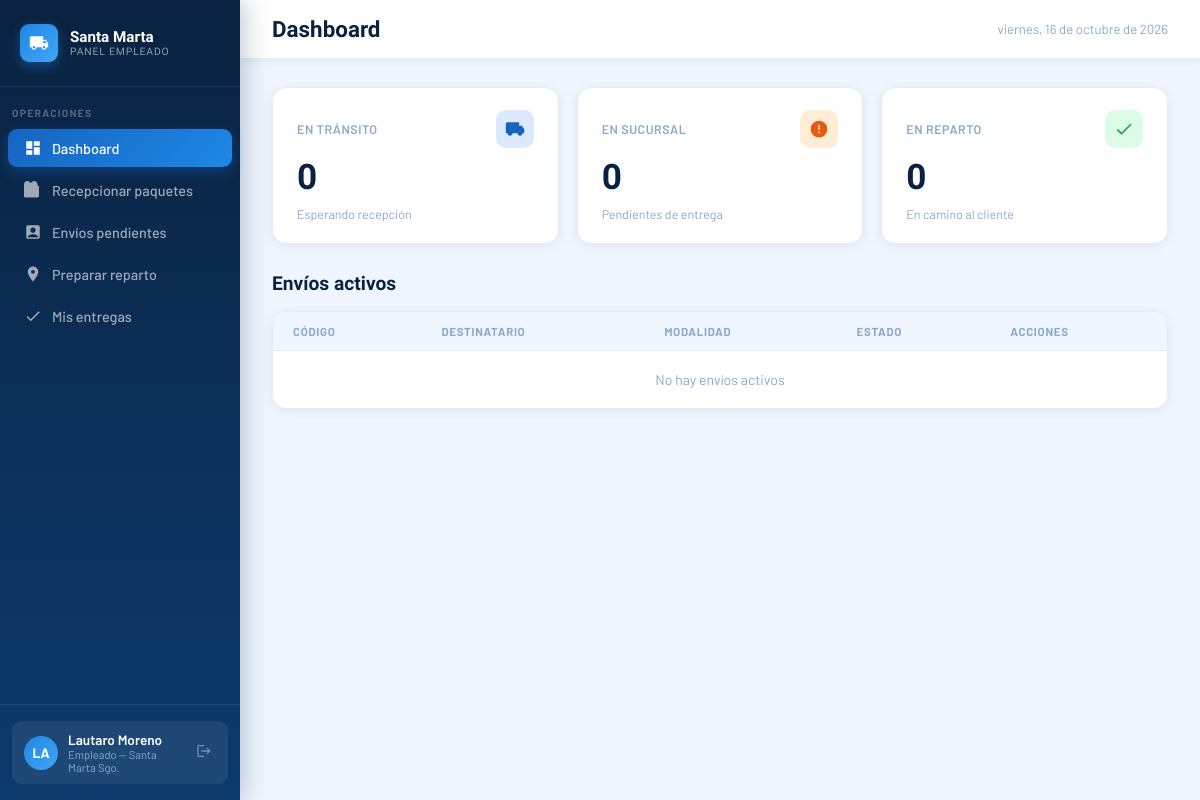
Page /empleado/dashboard/ (signed in) on the earlier database version.
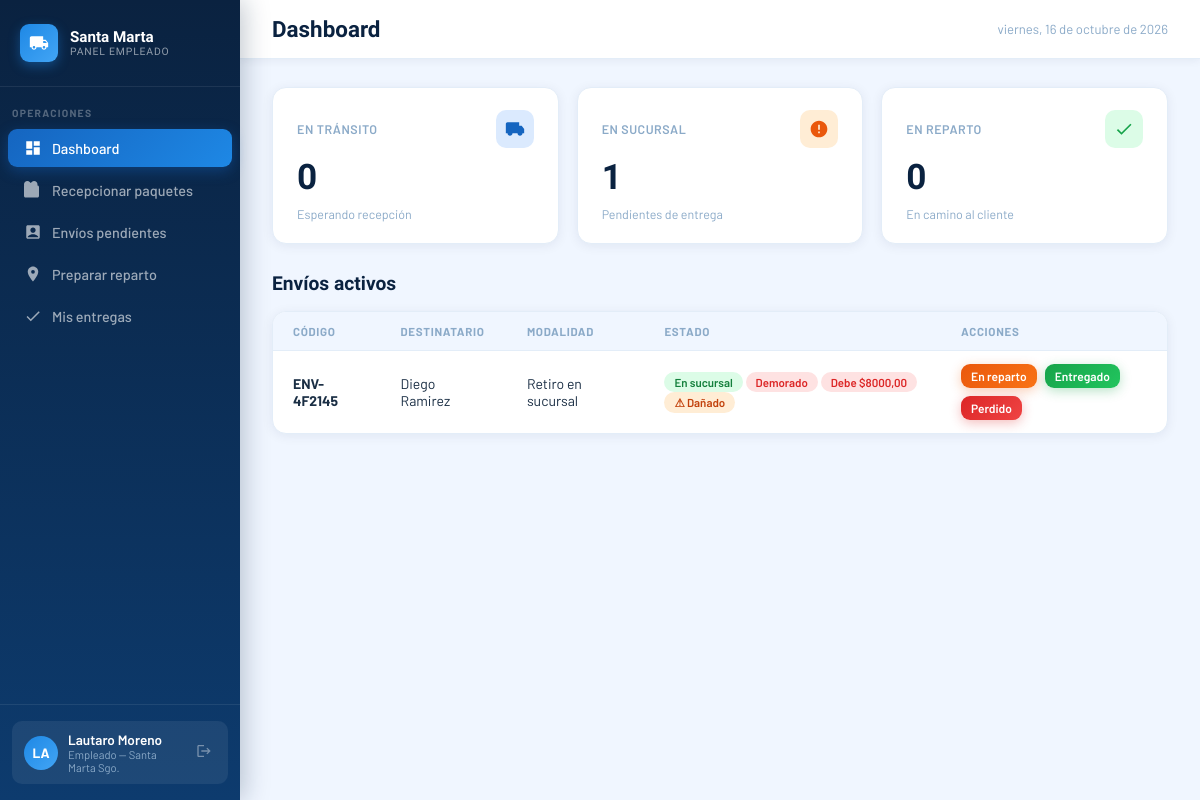
Same page on the later database version.
### core/models.py (models this page shows, shortened)
class Envio(models.Model):
    ESTADO_CHOICES = [
        ('pendiente', 'Pendiente'),
        ('en_transito', 'En tránsito'),
        ('en_sucursal', 'En sucursal'),
        ('en_reparto', 'En reparto'),
        ('entregado', 'Entregado'),
        ('cancelado', 'Cancelado'),
        ('devuelto', 'Devuelto'),
        ('retenido', 'Retenido'),
        ('extraviado', 'Extraviado'),
    ]
    MODALIDAD_CHOICES = [
        ('domicilio', 'Entrega a domicilio'),
        ('sucursal', 'Retiro en sucursal'),
    ]
    ZONA_CHOICES = [
        ('norte', 'Norte'),
        ('sur', 'Sur'),
        ('este', 'Este'),
        ('oeste', 'Oeste'),
    ]
    codigo = models.CharField(max_length=20, unique=True, editable=False)
    destinatario = models.ForeignKey(Usuario, on_delete=models.PROTECT, related_name='envios')
    despacho = models.ForeignKey(Despacho, on_delete=models.SET_NULL, null=True, blank=True, related_name='envios')
    contenido = models.CharField(max_length=200)
    peso = models.DecimalField(max_digits=6, decimal_places=2, default=1, help_text='Peso en kilogramos')
    precio = models.DecimalField(max_digits=10, decimal_places=2)
    estado = models.CharField(max_length=20, choices=ESTADO_CHOICES, default='pendiente')
    modalidad = models.CharField(max_length=20, choices=MODALIDAD_CHOICES)
    direccion_entrega = models.CharField(max_length=200, blank=True)
    zona = models.CharField(max_length=10, choices=ZONA_CHOICES, blank=True)
    fecha_registro = models.DateTimeField(auto_now_add=True)
    fecha_actualizacion = models.DateTimeField(auto_now=True)
    fecha_recepcion = models.DateTimeField(null=True, blank=True)
    fecha_entrega = models.DateTimeField(null=True, blank=True)
    entregado_por = models.ForeignKey(
        Usuario, on_delete=models.SET_NULL, null=True, blank=True, related_name='entregas_realizadas'
    )
    lat = models.FloatField(null=True, blank=True)
    lon = models.FloatField(null=True, blank=True)
    notificado_demora = models.BooleanField(default=False)
    intentos_entrega = models.PositiveSmallIntegerField(default=0)
    ESTADOS_ACTIVOS = ['pendiente', 'en_transito', 'en_sucursal', 'en_reparto']
    UMBRAL_DEMORA_DIAS = 2
    MAX_INTENTOS_ENTREGA = 2
    UMBRAL_RETENCION_DIAS = 20
    @property
    def dias_sin_actualizar(self):
        return (timezone.now() - self.fecha_actualizacion).days
    @property
    def esta_demorado(self):
        return self.estado in self.ESTADOS_ACTIVOS and self.dias_sin_actualizar > self.UMBRAL_DEMORA_DIAS
    @property
    def tiene_danio_reportado(self):
        return self.incidencias.filter(tipo='danado').exists()
    @property
    def tiene_perdida_reportada(self):
        return self.incidencias.filter(tipo='perdido').exists()
    @property
    def monto_pagado(self):
        return self.pagos.filter(anulado=False, verificado=True).aggregate(total=models.Sum('monto'))['total'] or 0
    @property
    def esta_pagado(self):
        return self.monto_pagado >= self.precio
    @property
    def saldo_pendiente(self):
        return max(self.precio - self.monto_pagado, 0)
    @property
    def tiene_pago_pendiente_verificacion(self):
        return self.pagos.filter(anulado=False, verificado=False).exists()

class Usuario(AbstractUser):
    ROL_CHOICES = [
        ('admin', 'Administrador'),
        ('empleado', 'Empleado'),
        ('cliente', 'Cliente'),
    ]
    rol = models.CharField(max_length=20, choices=ROL_CHOICES)
    dni = models.CharField(max_length=20, unique=True)
    telefono = models.CharField(max_length=20, blank=True)

### empleado/views.py (the view)
# urls.py: path('dashboard/', views.dashboard_view, name='admin_dashboard'),
@login_required
def dashboard_view(request):
    if request.user.rol != 'empleado':
        return redirect('inicio')
    return render(request, 'empleado/dashboard.html', _contexto_dashboard(request))

### core/models.py (called while the page is built)
    @property
    def total_envios(self):
        return self.envios.exclude(estado='cancelado').count()

    @property
    def envios_recibidos(self):
        return self.envios.exclude(estado__in=['pendiente', 'en_transito', 'extraviado']).count()

### empleado/views.py (called while the page is built)
def _contexto_dashboard(request):
    return {
        'envios_transito': Envio.objects.filter(estado='en_transito'),
        'envios_sucursal': Envio.objects.filter(estado='en_sucursal'),
        'envios_reparto': Envio.objects.filter(estado='en_reparto'),
        'envios_retenidos': Envio.objects.filter(estado='retenido'),
        'despachos_pendientes': Despacho.objects.filter(
            fecha_salida__isnull=False, recepcion_finalizada=False
        ).order_by('fecha_salida'),
        'transito_sin_despacho': Envio.objects.filter(estado='en_transito', despacho__isnull=True),
        'mis_entregas': Envio.objects.filter(entregado_por=request.user).select_related('destinatario').order_by('-fecha_entrega'),
        'repartos_activos': RepartoActivo.objects.filter(empleado=request.user).select_related(),
    }

### empleado/templates/empleado/dashboard.html (shortened to what the changed rows need)
<!DOCTYPE html>
<html lang="es">
<head>
</head>
<body>
<div class="main">
  <div class="content">
    <div id="page-dashboard">
      <div class="stats-grid">
        <div class="stat-card">
          <div class="stat-card-top"><span class="stat-card-label"></span><div class="stat-icon orange"></div></div>
          <div class="stat-card-num">{{ envios_sucursal.count }}</div>
          <div class="stat-card-sub">Pendientes de entrega</div>
        </div>
      </div>
      <div class="table-card">
        <table>
          <thead><tr><th>Código</th><th>Destinatario</th><th>Modalidad</th><th>Estado</th><th>Acciones</th></tr></thead>
          <tbody>
            {% for envio in envios_sucursal %}
            <tr>
              <td><strong>{{ envio.codigo }}</strong></td>
              <td>{{ envio.destinatario.get_full_name }}</td>
              <td>{{ envio.get_modalidad_display }}</td>
              <td><span class="badge badge-sucursal">En sucursal</span> {% if envio.esta_demorado %}<span class="badge" style="background:#fee2e2;color:#dc2626;">Demorado</span>{% endif %} {% if envio.esta_pagado %}<span class="badge" style="background:#dcfce7;color:#16a34a;">Pagado</span>{% elif envio.tiene_pago_pendiente_verificacion %}<span class="badge" style="background:#fef9c3;color:#a16207;">⏳ Verificando pago</span>{% else %}<span class="badge" style="background:#fee2e2;color:#dc2626;">Debe ${{ envio.saldo_pendiente }}</span>{% endif %} {% if envio.tiene_danio_reportado %}<span class="badge" style="background:#ffedd5;color:#c2410c;">⚠ Dañado</span>{% endif %}</td>
              <td style="display:flex;gap:8px;flex-wrap:wrap;">
                <form method="POST" action="{% url 'empleado_estado' %}">
                  <button type="submit" class="btn btn-orange" style="padding:5px 10px;font-size:.75rem;">En reparto</button>
                </form>
                <form method="POST" action="{% url 'empleado_estado' %}" id="form-entregar-dash-suc-{{ envio.id }}">
                  <button type="submit" class="btn btn-green" style="padding:5px 10px;font-size:.75rem;">Entregado</button>
                </form>
                {% if not envio.tiene_perdida_reportada %}
                <form method="POST" action="{% url 'empleado_reportar_perdida' %}" onsubmit="return confirm('¿Reportar este paquete como perdido? Quedará marcado como extraviado.');">
                  <button type="submit" class="btn btn-red" style="padding:5px 10px;font-size:.75rem;">Perdido</button>
                </form>
                {% endif %}
              </td>
            </tr>
            {% endfor %}
            {% if not envios_sucursal and not envios_reparto %}
            <tr><td colspan="5" style="text-align:center;color:var(--gray);padding:20px;">No hay envíos activos</td></tr>
            {% endif %}
          </tbody>
        </table>
      </div>
    </div>
  </div>
</div>
</body>
</html>

Differences in the rows shown:
added Envio: codigo "ENV-4F2145", destinatario.get_full_name "Diego Ramirez", modalidad "Retiro en sucursal", estado "Demorado", saldo_pendiente "8000,00", shows "⚠ Dañado"
Other differences:
{{ envios_sucursal.count }}: "0" → "1"
text no longer shown: "No hay envíos activos"
